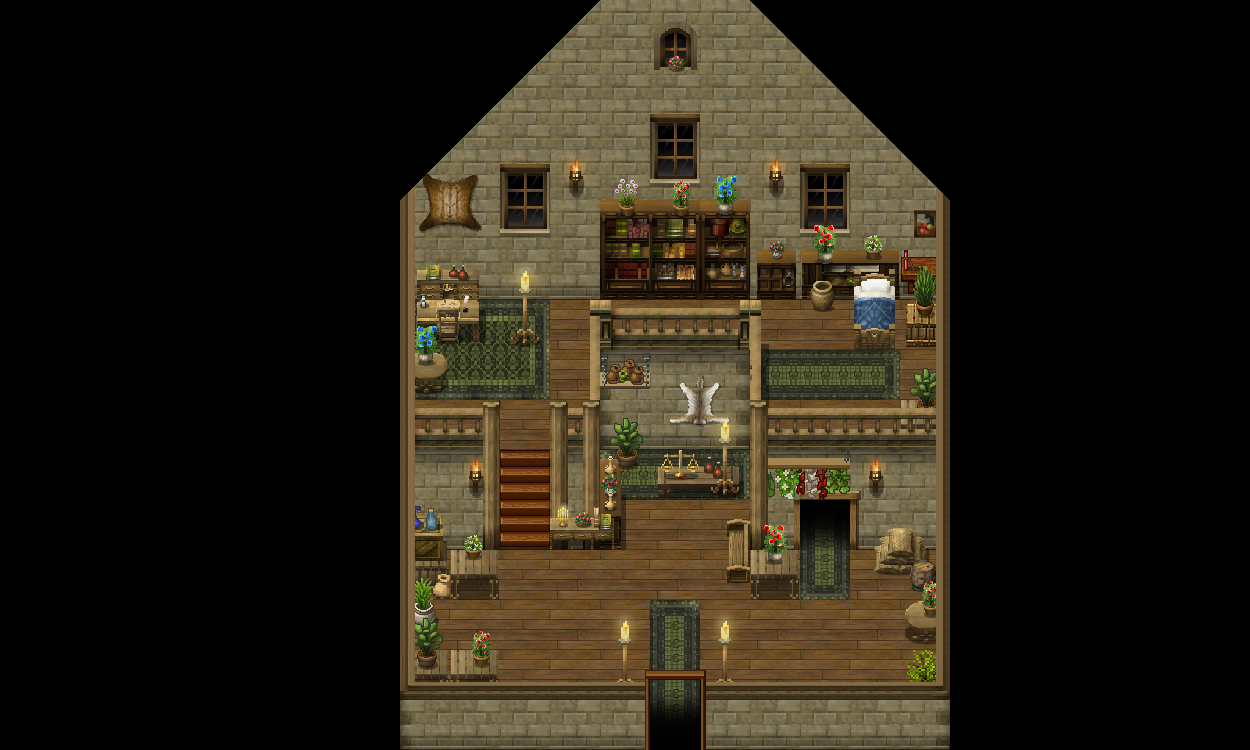

A level layout from a 2D game, rendered from its tile map. Below: a short description, then the map file with tile-grid data replaced by summaries:
An orthogonal 25x15 tile map with 50x50 px tiles, 9 tile layers (BG 1, BG 2, BG 3, BG 4, ...), 1 hidden layer not drawn, 3 tilesets and 13 objects.

<map version="1.2" tiledversion="1.2.5" orientation="orthogonal" renderorder="right-down" width="25" height="15" tilewidth="50" tileheight="50" infinite="0" nextlayerid="15" nextobjectid="191">
 <properties>
  <property name="dimming" value="0.3" />
  <property name="musicpath" value="res/music/house.ogg" />
  <property name="tilesetpath" value="res/map/syrahhome/tileset_map_syrahhome.png" />
 </properties>
 <tileset firstgid="1" name="tileset_map_syrahhome" tilewidth="50" tileheight="50" spacing="2" margin="1" tilecount="361" columns="19">
  <image source="tileset_map_syrahhome.png" width="1000" height="1000" />
  <tile id="206">
   <properties>
    <property name="light" value="10,25,50,100,0.8" />
   </properties>
   <animation>
    <frame tileid="206" duration="100" />
    <frame tileid="207" duration="100" />
    <frame tileid="208" duration="100" />
   </animation>
  </tile>
  <tile id="225">
   <properties>
    <property name="light" value="25,25,50,100,0.8" />
   </properties>
   <animation>
    <frame tileid="225" duration="100" />
    <frame tileid="226" duration="100" />
    <frame tileid="227" duration="100" />
   </animation>
  </tile>
  <tile id="244">
   <properties>
    <property name="light" value="40,25,50,100,0.8" />
   </properties>
   <animation>
    <frame tileid="244" duration="100" />
    <frame tileid="245" duration="100" />
    <frame tileid="246" duration="100" />
   </animation>
  </tile>
  <tile id="254">
   <properties>
    <property name="light" value="25,25,50,100,0.5" />
   </properties>
   <objectgroup draworder="index" />
   <animation>
    <frame tileid="254" duration="100" />
    <frame tileid="255" duration="100" />
   </animation>
  </tile>
  <tile id="273">
   <objectgroup draworder="index">
    <object id="0" x="22.5" y="0.5" width="4" height="45.5" />
   </objectgroup>
  </tile>
 </tileset>
 <tileset firstgid="362" name="tileset_map_npcs" tilewidth="50" tileheight="50" spacing="2" margin="1" tilecount="77" columns="7">
  <image source="../../convenience/tilesets/tileset_map_npcs.png" width="364" height="574" />
 </tileset>
 <tileset firstgid="439" name="tileset_map_dynamic_tiles" tilewidth="50" tileheight="50" spacing="2" margin="1" tilecount="220" columns="20">
  <image source="../../convenience/tilesets/tileset_map_dynamic_tiles.png" width="1040" height="572" />
 </tileset>
 <layer id="1" name="BG 1" width="25" height="15">
  <data>[375 cells, 375 non-empty, 30 distinct tile ids]</data>
 </layer>
 <layer id="2" name="BG 2" width="25" height="15">
  <data>[375 cells, 73 non-empty, 53 distinct tile ids]</data>
 </layer>
 <layer id="3" name="BG 3" width="25" height="15">
  <data>[375 cells, 29 non-empty, 25 distinct tile ids]</data>
 </layer>
 <layer id="4" name="BG 4" width="25" height="15">
  <data>[375 cells, 21 non-empty, 18 distinct tile ids]</data>
 </layer>
 <layer id="5" name="LFG 1" width="25" height="15">
  <data>[375 cells, 22 non-empty, 12 distinct tile ids]</data>
 </layer>
 <layer id="6" name="LFG 2" width="25" height="15">
  <data>[375 cells, 4 non-empty, 3 distinct tile ids]</data>
 </layer>
 <layer id="7" name="LFG 3" width="25" height="15">
  <data>[375 cells, 2 non-empty, 2 distinct tile ids]</data>
 </layer>
 <layer id="8" name="FG 1" width="25" height="15">
  <data>[375 cells, 258 non-empty, 9 distinct tile ids]</data>
 </layer>
 <layer id="9" name="FG 2" width="25" height="15">
  <data>[375 cells, 7 non-empty, 7 distinct tile ids]</data>
 </layer>
 <layer id="10" name="collidable" width="25" height="15" visible="0">
  <data>[375 cells, 318 non-empty, 1 distinct tile ids]</data>
 </layer>
 <objectgroup id="11" name="collidable" visible="0">
  <object id="180" x="726" y="518" width="24" height="65" />
  <object id="181" x="600" y="440" width="23" height="110" />
  <object id="182" x="394" y="600" width="41" height="28" />
  <object id="183" x="874" y="548" width="87" height="24" />
  <object id="184" x="910" y="573" width="51" height="17" />
  <object id="185" x="449" y="296" width="31" height="43" />
 </objectgroup>
 <objectgroup id="12" name="npc">
  <object id="178" gid="381" x="648" y="600" width="50" height="50">
   <properties>
    <property name="id" value="npc_syrah" />
   </properties>
  </object>
  <object id="190" gid="369" x="650" y="525" width="50" height="50">
   <properties>
    <property name="dialoguetexture" value="res/npc/npc_thea/npc_thea.png" />
    <property name="id" value="npc_thea2" />
    <property name="spritesheetpath" value="res/npc/npc_thea/spritesheet_npc_thea.png" />
   </properties>
  </object>
 </objectgroup>
 <objectgroup id="13" name="dynamic">
  <object id="152" gid="463" x="800" y="549" width="50" height="50">
   <properties>
    <property name="key" value="ke_syrahbasement" />
   </properties>
  </object>
  <object id="188" gid="441" x="550" y="308" width="50" height="50">
   <properties>
    <property name="id" value="bo_potions" />
   </properties>
  </object>
 </objectgroup>
 <objectgroup id="14" name="trigger">
  <object id="126" x="650" y="720" width="50" height="30">
   <properties>
    <property name="map entry" value="res/map/gandria/gandria.tmx,965,2900" />
    <property name="persistent" value="" />
   </properties>
  </object>
  <object id="189" x="800" y="500" width="50" height="30">
   <properties>
    <property name="level entry" value="res/level/syrahbasement/syrahbasement.tmx,1810,260" />
    <property name="persistent" value="" />
   </properties>
  </object>
 </objectgroup>
</map>
